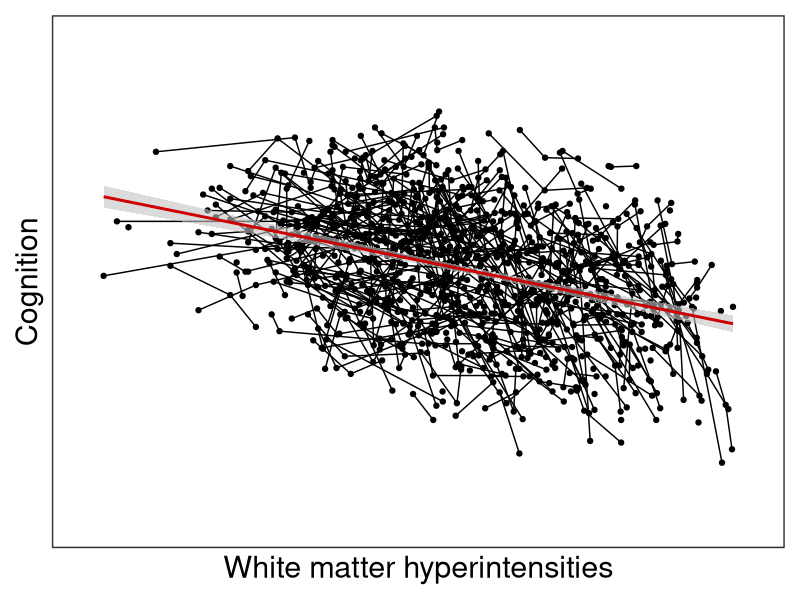
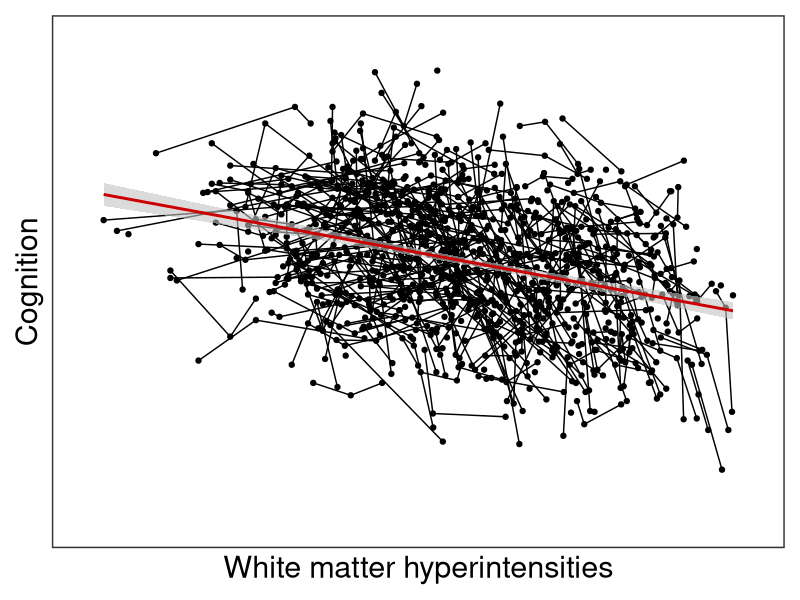
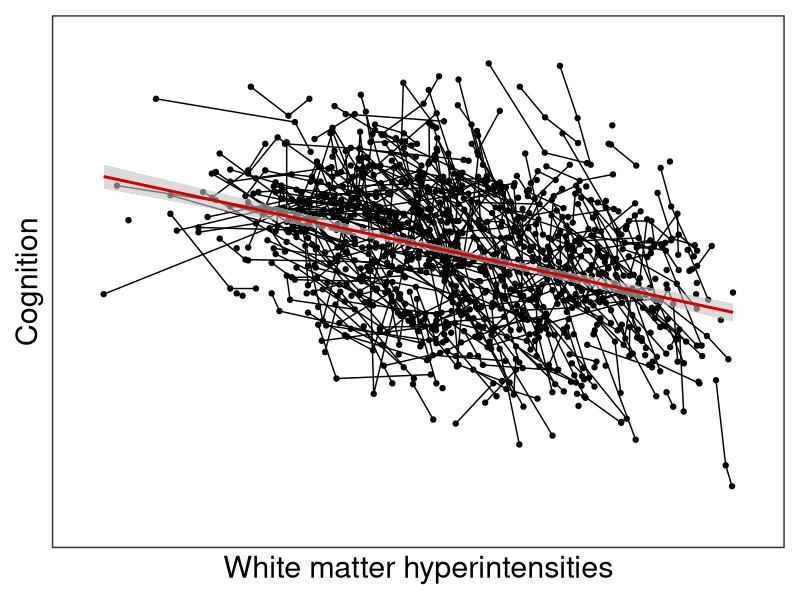

Source code (R) for these figures, in order:
spaghettiPlot <- function(df, x, y, group, xLab, yLab) {
	library(ggplot2) 
	pasta <- ggplot(df, aes(x, y, group=group)) +
		geom_line() +
		geom_point() +
		stat_smooth(aes(group=1), method=lm, colour="#cc0000", fill="#c3c3c3", alpha=0.6) +
		theme_bw(base_size=22) +
		# labs(x=expression(WMH["Log10"]))
		scale_x_discrete(name=xLab) + scale_y_discrete(name=yLab)
	return(pasta)
}

df <- read.csv("../data/RUNDMC_data_long.csv", sep=";", dec=",")
cognitiveVars <- c("cognitiveindex", "executivefunction", "psychomotorspeed")

for (domain in cognitiveVars) {
	sauce <- spaghettiPlot(df, log(df$wmh), df[[domain]], df$rundmcs,
												 "White matter hyperintensities",
												 "Cognition")
	plot(sauce)
}
